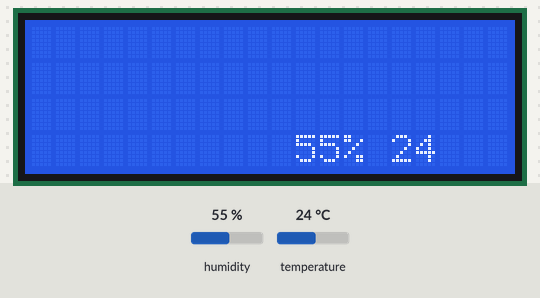
This sketch was run on a simulated Arduino Uno, built with avr-gcc and run on an emulated ATmega328P. Parts: 20×4 character LCD. The test bench sets the inputs (shaded band); at power-on: humidity 55 %, temperature 24 °C. What the sketch prints to the serial monitor is not drawn.

Above: at 1.2 s.
1.3 s: humidity set to 22 %
At 2.7 s:
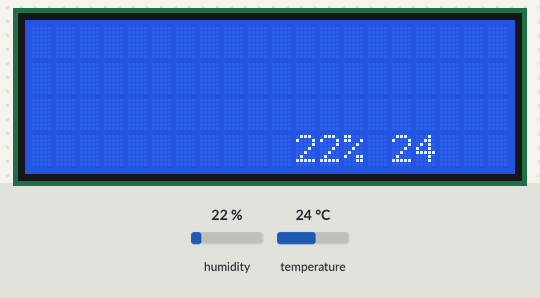
4.0 s: temperature set to 12 °C
At 5.3 s:
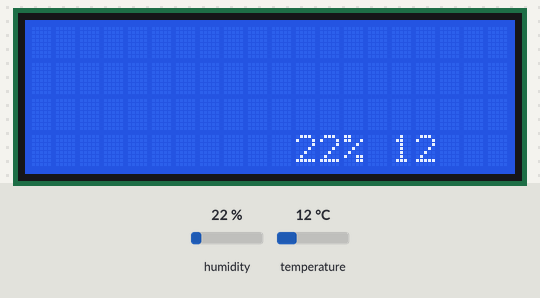
6.7 s: humidity set to 40 %
At 9.4 s:
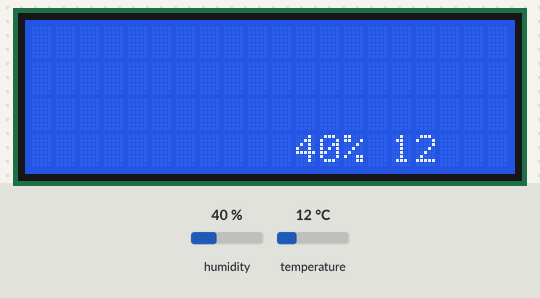
9.7 s: temperature set to 19 °C
Timing chart, 0 to 12.7 s (numbered marks = the images above; inputs shaded):
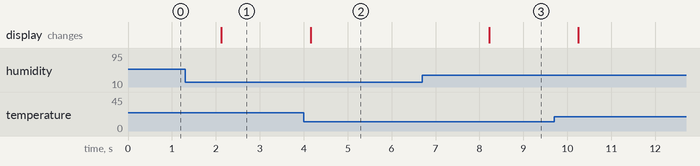

The sketch:

DHTx.ino
```cpp
/*
 This example demonstrate how to read pm2.5 value on PMS 3003 air condition sensor

 PMS 3003 pin map is as follow:
    PIN1  :VCC, connect to 5V
    PIN2  :GND
    PIN3  :SET, 0:Standby mode, 1:operating mode
    PIN4  :RXD :Serial RX
    PIN5  :TXD :Serial TX
    PIN6  :RESET
    PIN7  :NC
    PIN8  :NC

 In this example, we only use Serial to get PM 2.5 value.

 The circuit:
 * RX is digital pin 0 (connect to TX of PMS 3003)
 * TX is digital pin 1 (connect to RX of PMS 3003)

 */
 /*
  This example demonstrate how to upload sensor data to MQTT server of LASS.
  It include features:
      (1) Connect to WiFi
      (2) Retrieve NTP time with WiFiUDP
      (3) Get PM 2.5 value from PMS3003 air condition sensor with UART
      (4) Connect to MQTT server and try reconnect when disconnect

  You can find more information at this site:

      https://lass.hackpad.com/LASS-README-DtZ5T6DXLbu

*/

//  http://nrl.iis.sinica.edu.tw/LASS/show.php?device_id=FT1_074B3
#include <math.h>
#define DHTSensorPin 8
#include "DHT.h"
// Uncomment whatever type you're using!
#define DHTTYPE DHT11   // DHT 11
//#define DHTTYPE DHT22   // DHT 22  (AM2302), AM2321
//#define DHTTYPE DHT21   // DHT 21 (AM2301)

#include <Wire.h>  // Arduino IDE 內建
// LCD I2C Library，從這裡可以下載：
// https://bitbucket.org/fmalpartida/new-liquidcrystal/downloads
#include <LiquidCrystal_I2C.h>
#include <SoftwareSerial.h>

uint8_t MacData[6];

SoftwareSerial mySerial(0, 1); // RX, TX
LiquidCrystal_I2C lcd(0x27, 2, 1, 0, 4, 5, 6, 7, 3, POSITIVE);  // 設定 LCD I2C 位址
DHT dht(DHTSensorPin, DHTTYPE);


void setup() {
  initPins() ;
  Serial.begin(9600);
   dht.begin();
  mySerial.begin(9600); // PMS 3003 UART has baud rate 9600
  lcd.begin(20, 4);      // 初始化 LCD，一行 20 的字元，共 4 行，預設開啟背光
       lcd.backlight(); // 開啟背光
     //  while(!Serial) ;

}

void loop() { // run over and over
    ShowHumidity() ;
  delay(2000);
}
void ShowHumidity()
{
    float h = dht.readHumidity();
  // Read temperature as Celsius (the default)
  float t = dht.readTemperature();
  // Read temperature as Fahrenheit (isFahrenheit = true)
  float f = dht.readTemperature(true);
    Serial.print("Humidity :") ;
    Serial.print(h) ;
    Serial.print("%  /") ;
    Serial.print(t) ;
    Serial.print("C  \n") ;
  // Check if any reads failed and exit early (to try again).
  if (isnan(h) || isnan(t) || isnan(f)) {
    Serial.println("Failed to read from DHT sensor!");
    return;
  }
    lcd.setCursor(11, 3); // 設定游標位置在第一行行首
      lcd.print((int)h);
     lcd.print("% ");
     lcd.print((int)t);

}

String  print2digits(int number) {
  String ttt ;
  if (number >= 0 && number < 10)
  {
    ttt = String("0") + String(number);
  }
  else
  {
    ttt = String(number);
  }
  return ttt ;
}

String  print4digits(int number) {
  String ttt ;
  ttt = String(number);
  return ttt ;
}


void initPins()
{
pinMode(DHTSensorPin,INPUT) ;

}
```

Measured:
- after the input at 1.3 s, the display: changes after 0.83 s (image 1)
- after the input at 4.0 s, the display: changes after 0.16 s (image 2)
- after the input at 6.7 s, the display: changes after 1.5 s (image 3)
